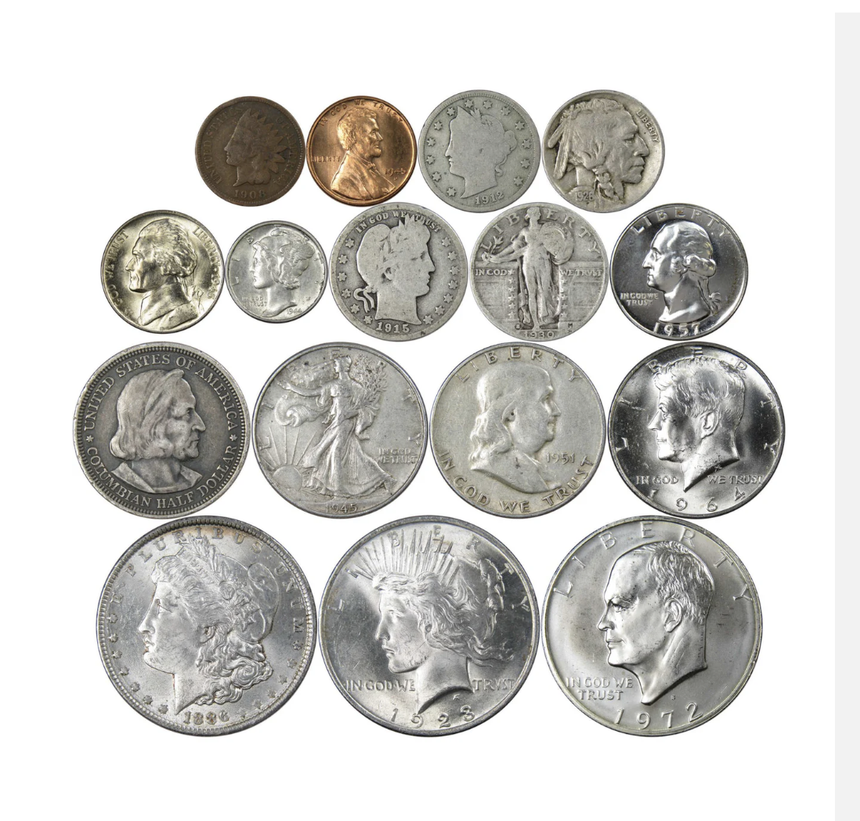
//> input picture Coin Detection/small.png, 860 x 821 px, shrunk from 1098 x 1048 before the run
$ ./coin_detection   (built with g++ and OpenCV 4)
//> lines starting //> are read from the running program, lines starting //| are printed output that depends on the picture; after the words box and inside, x2 and y2 are one past the last pixel; in counts of white or black regions, pixels touching at a corner belong together
#include <opencv2/opencv.hpp>
#include <opencv2/imgproc.hpp>
#include <opencv2/highgui.hpp>
#include <opencv2/core.hpp>
#include <iostream>
#include <vector>
#include <algorithm>

using namespace cv;
using namespace std;

float getCircularityThresh(vector<Point> cntr);

int main()
{
    Mat img, gray;
    img = imread("small.png"); // Replace with your image path
//> img is the input picture: 821 rows x 860 cols, CV_8UC3; mean B, G, R 202.3, 205.6, 206.6

    if (img.empty()) {
        cerr << "Error: Could not load the image!" << endl;
        return -1;
    }

    cvtColor(img, gray, COLOR_BGR2GRAY);

    // Smooth it to reduce noise
    GaussianBlur(gray, gray, Size(3, 3), 1.5, 1.5);
    imshow("Blurred", gray);

    // Otsu threshold
    Mat opimg = Mat(gray.rows, gray.cols, CV_8UC1);
    double otsu_thresh_val = threshold(gray, opimg, 0, 255, THRESH_BINARY | THRESH_OTSU);
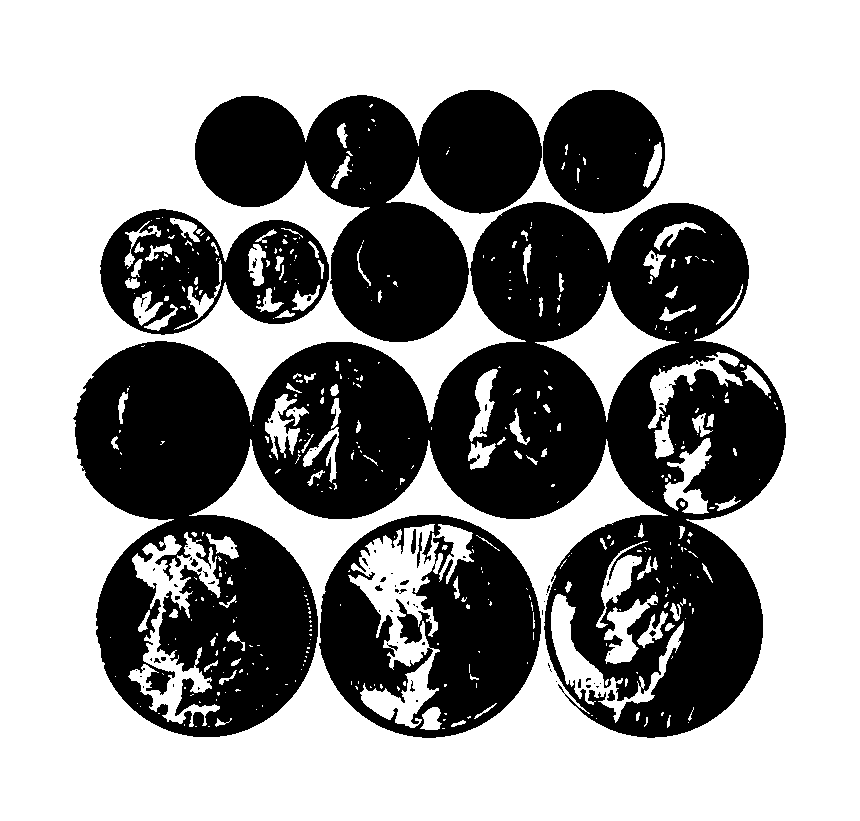
//> opimg: 821 rows x 860 cols, CV_8UC1; 59.8% white; 85 black regions (67 under 20 px), largest, box (x1, y1, x2, y2) and area: (73, 202, 786, 738) 180170, (195, 90, 542, 342) 46265, (319, 515, 541, 738) 28386
//> otsu_thresh_val = 194
    imshow("Otsu", opimg);

    double high_thresh_val = otsu_thresh_val;
//> high_thresh_val = 194
    double lower_thresh_val = otsu_thresh_val * 0.5;
//> lower_thresh_val = 97

    // Canny edge detection
    Mat edges;
    Canny(gray, edges, lower_thresh_val, high_thresh_val, 3);
//> edges: 821 rows x 860 cols, CV_8UC1; 7.2% white in thin lines or dots, all inside (x1, y1, x2, y2) = (71, 89, 786, 738)
    imshow("Canny", edges);

    // Morphology (Dilation)
    int dilation_type = MORPH_RECT, dilation_size = 1;
    Mat element = getStructuringElement(dilation_type,
                                        Size(2 * dilation_size + 1, 2 * dilation_size + 1),
                                        Point(dilation_size, dilation_size));
    morphologyEx(edges, edges, MORPH_DILATE, element);
//> edges: 821 rows x 860 cols, CV_8UC1; 22.1% white; 73 white regions, largest, box (x1, y1, x2, y2) and area: (70, 88, 787, 739) 141697, (279, 352, 371, 502) 3499, (343, 407, 392, 478) 893
    Canny(edges, edges, 50, 200, 3);
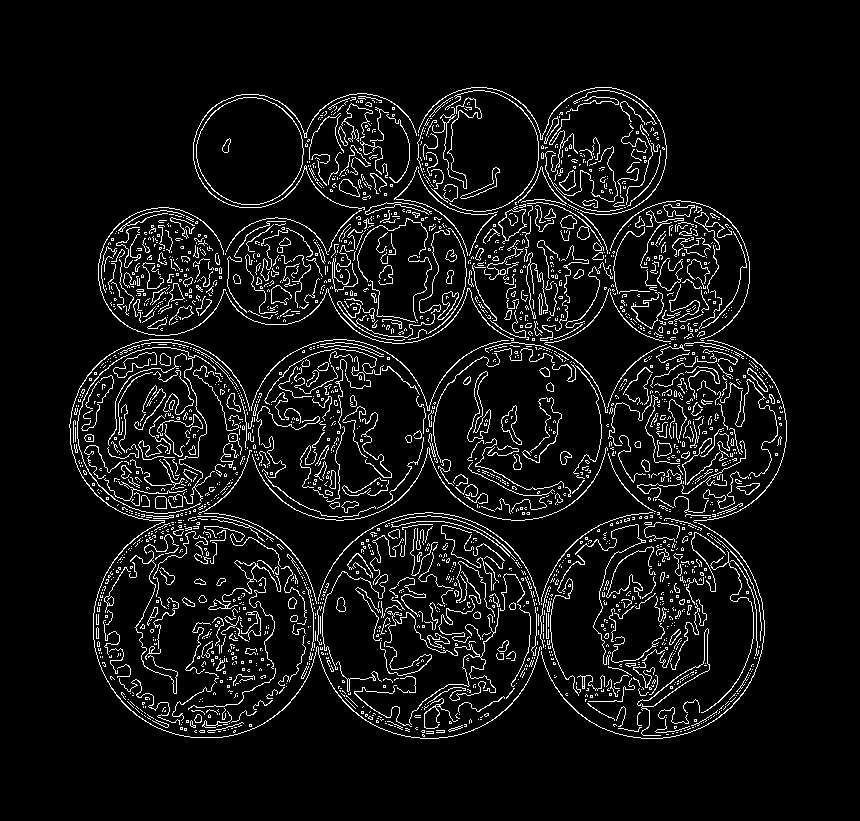
//> edges: 821 rows x 860 cols, CV_8UC1; 7.2% white in thin lines or dots, all inside (x1, y1, x2, y2) = (69, 87, 787, 739)
    imshow("Canny after Morphology", edges);

    // Contour analysis
    vector<vector<Point>> contours, contoursfil;
    vector<Vec4i> hierarchy;
    Mat contourImg2 = Mat::ones(edges.rows, edges.cols, edges.type());

    findContours(edges.clone(), contours, hierarchy, RETR_TREE, CHAIN_APPROX_NONE);
//> contours = 2882 contours, 2687 with area under 20; largest, box (x1, y1, x2, y2) and area: (196, 97, 304, 205) 8946, (196, 97, 304, 205) 8892, (637, 628, 710, 736) 794, (637, 628, 710, 707) 749, (631, 292, 664, 329) 564

    for (size_t j = 0; j < contours.size(); j++) {
        if ((hierarchy[j][2] >= 0) && (hierarchy[j][3] < 0)) {
            float circThresh = getCircularityThresh(contours[j]);
            if ((circThresh > 10) && (circThresh <= 30)) {
                contoursfil.push_back(contours[j]);
            }
        }
    }
//> this loop made 2882 passes
//> (perm in getCircularityThresh, area in getCircularityThresh, circThresh) on passes 35, 93, 238, 273, 286, 375: (36.97, 24, 56.95), (25.9, 44.5, 15.07), (169.6, 27.5, 1046.5), (23.66, 22, 25.44), (183.8, 36.5, 925.4), (61.46, 25, 151.1)
//> after the loop, contoursfil = 336 contours, 283 with area under 20; largest, box (x1, y1, x2, y2) and area: (196, 97, 304, 205) 8946, (339, 179, 360, 197) 203, (559, 170, 576, 191) 177, (560, 215, 577, 229) 148, (155, 496, 167, 509) 128

    for (size_t j = 0; j < contoursfil.size(); j++) {
        drawContours(contourImg2, contoursfil, (int)j, Scalar(255, 255, 255), 1, 8);
    }
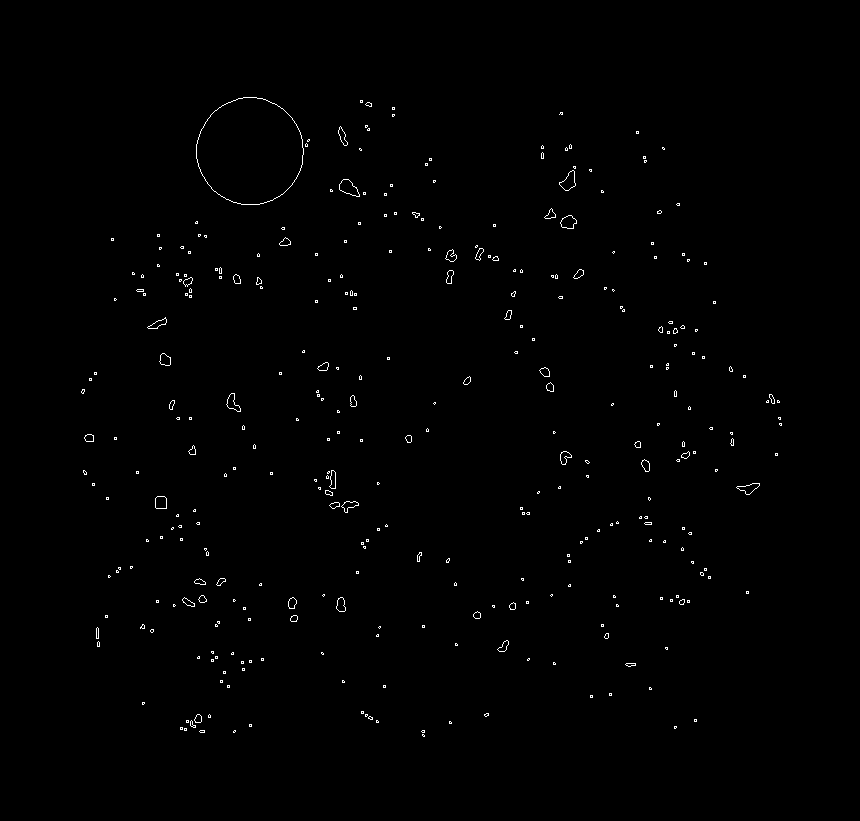
//> contourImg2: 821 rows x 860 cols, CV_8UC1; values 1 (black) and 255 (white), 0.58% white in thin lines or dots, all inside (x1, y1, x2, y2) = (81, 97, 782, 737)
    imshow("Filtered Contours", contourImg2);

    // Hough Circle Transform
    vector<Vec3f> circles;
    HoughCircles(contourImg2, circles, HOUGH_GRADIENT, 2, gray.rows / 8, 200, 30, 15, 45);
//> circles = 3 circles (x, y, radius): [249, 133, 37.2], [351, 483, 21.4], [477, 281, 30.2]

    sort(circles.rbegin(), circles.rend(), [](const Vec3f &left, const Vec3f &right) {
        return left[2] < right[2];
    });

    float largestRadius = circles[0][2];
//> largestRadius = 37.2
    float change = 0.0f;

    for (size_t i = 0; i < circles.size(); i++) {
        Point center(cvRound(circles[i][0]), cvRound(circles[i][1]));
        float radius = circles[i][2];

        circle(img, center, 3, Scalar(0, 255, 0), -1);
        circle(img, center, radius, Scalar(0, 0, 255), 2);
        rectangle(img, Point(center.x - radius - 5, center.y - radius - 5),
                  Point(center.x + radius + 5, center.y + radius + 5),
                  Scalar(0, 0, 255), 1);

        float ratio = ((radius * radius) / (largestRadius * largestRadius));

        if (ratio >= 0.85) {
            putText(img, "Quarter", Point(center.x - radius, center.y + radius + 15),
                    FONT_HERSHEY_COMPLEX_SMALL, 0.7, Scalar(0, 255, 255), 1);
            change += 0.25;
        } else if ((ratio >= 0.68) && (ratio < 0.85)) {
            putText(img, "5-cents", Point(center.x - radius, center.y + radius + 15),
                    FONT_HERSHEY_COMPLEX_SMALL, 0.7, Scalar(0, 255, 255), 1);
            change += 0.05;
        } else if ((ratio >= 0.60) && (ratio < 0.68)) {
            putText(img, "1-cent", Point(center.x - radius, center.y + radius + 15),
                    FONT_HERSHEY_COMPLEX_SMALL, 0.7, Scalar(0, 255, 255), 1);
            change += 0.01;
        } else if ((ratio >= 0.40) && (ratio < 0.60)) {
            putText(img, "Dime", Point(center.x - radius, center.y + radius + 15),
                    FONT_HERSHEY_COMPLEX_SMALL, 0.7, Scalar(0, 255, 255), 1);
            change += 0.10;
        }
    }
//> this loop made 3 passes
//> (center, radius, ratio, change) on passes 1 to 2: (Point(249, 133), 37.2, 1, 0.25), (Point(477, 281), 30.2, 0.659, 0.26)
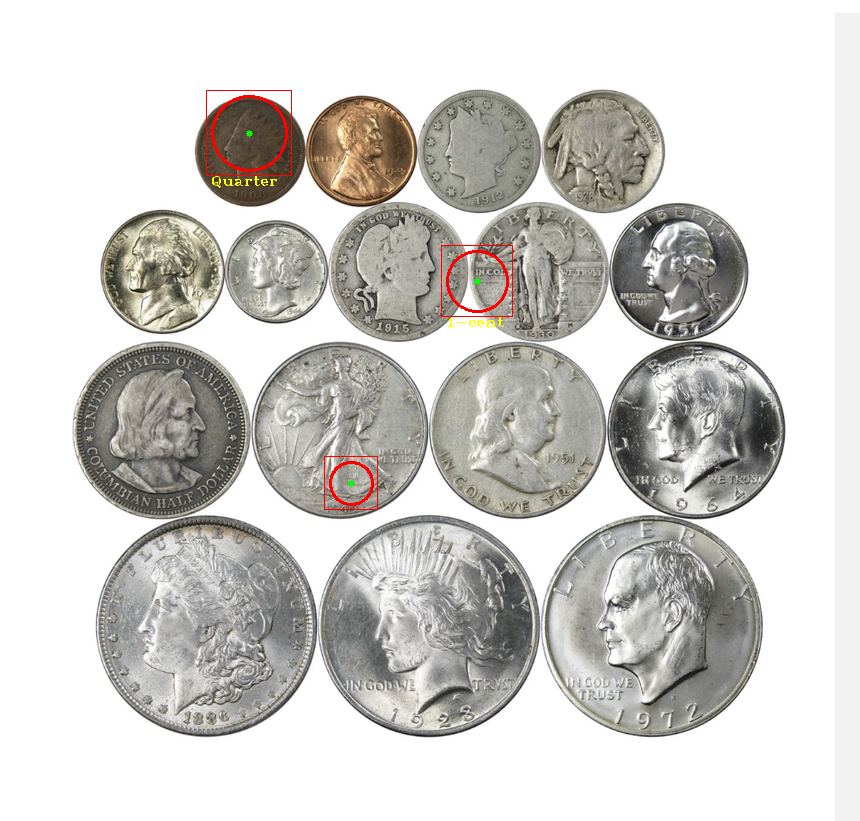
//> img: 821 rows x 860 cols, CV_8UC3; mean B, G, R 201.7, 205.2, 207.1
//> after the loop, change = 0.26

    putText(img, "Total Money: $" + to_string(change), Point(img.cols / 10, img.rows - img.rows / 10),
            FONT_HERSHEY_COMPLEX_SMALL, 0.7, Scalar(0, 255, 255), 1);
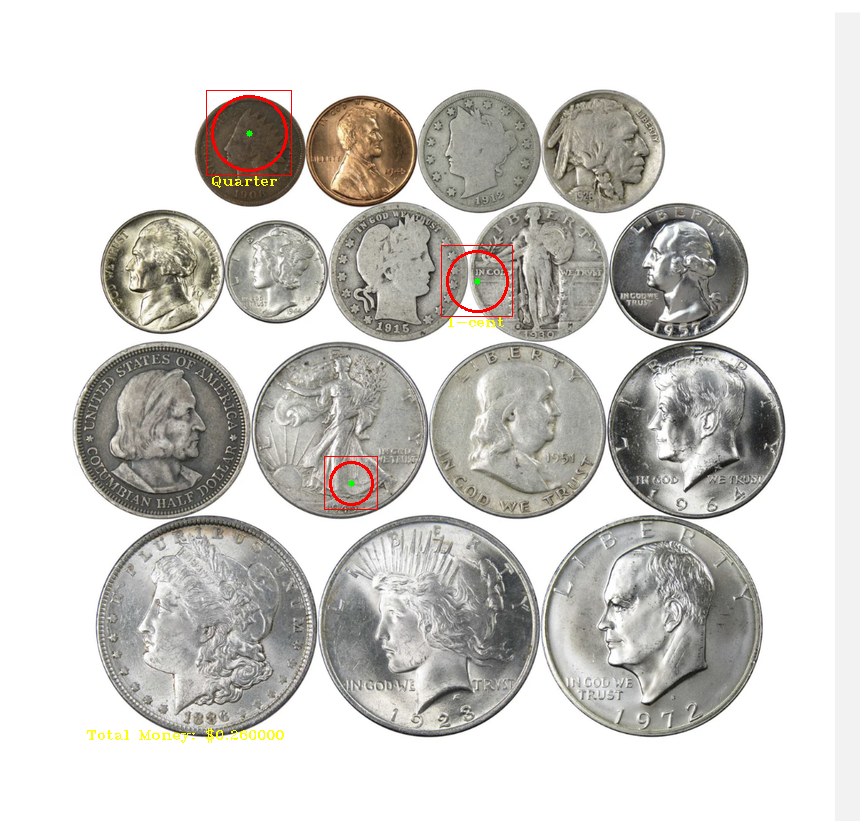
//> img: 821 rows x 860 cols, CV_8UC3; 0.09% of pixels changed, all inside (x1, y1, x2, y2) = (87, 728, 284, 743)

    imshow("Circles", img);
    waitKey(0);
    return 0;
}

float getCircularityThresh(vector<Point> cntr) {
    float perm = arcLength(Mat(cntr), true);
    float area = contourArea(Mat(cntr));
    return (perm * perm) / area;
}

$ run again, with Coin Detection/Mtest.png copied over Coin Detection/small.png
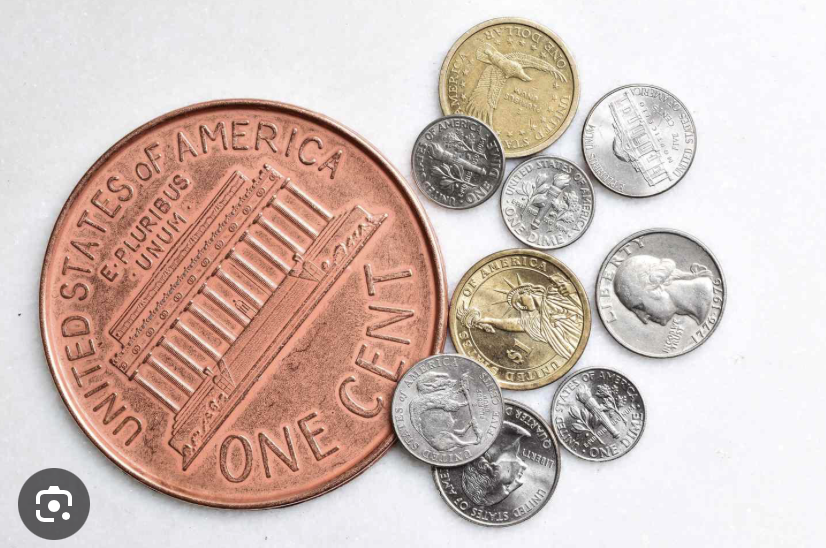
//> input picture Coin Detection/Mtest.png, 826 x 548 px
//> img is the input picture: 548 rows x 826 cols, CV_8UC3; mean B, G, R 183.9, 190.8, 209.5
//> `double otsu_thresh_val = threshold(gray, opimg, 0, 255, THRESH_BINARY ..`:
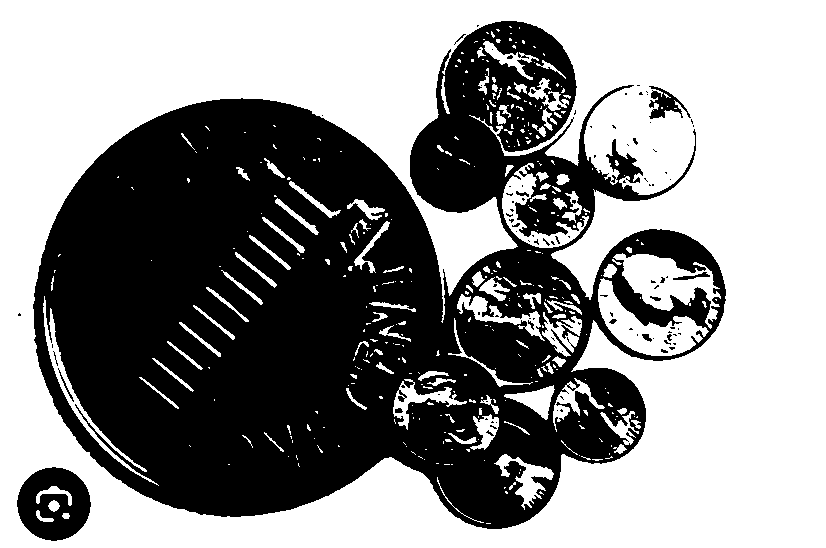
//> opimg: 548 rows x 826 cols, CV_8UC1; 55.9% white; 99 black regions (85 under 20 px), largest, box (x1, y1, x2, y2) and area: (33, 21, 726, 529) 194459, (17, 467, 91, 541) 3760, (649, 86, 691, 119) 599
//> otsu_thresh_val = 190
//> lower_thresh_val = 95
//> contours = 2212 contours, 2016 with area under 20; largest, box (x1, y1, x2, y2) and area: (16, 466, 91, 541) 4487, (16, 466, 91, 541) 4449, (19, 469, 88, 538) 3655, (19, 469, 88, 538) 3617, (217, 432, 255, 485) 1575
//> the loop `for (size_t j = 0; j < contours.size(); j++)` made 2212 passes
//> (perm in getCircularityThresh, area in getCircularityThresh, circThresh) on passes 15, 110, 151, 214, 243, 256, 266, 268: (28.83, 25, 33.24), (249.1, 4487, 13.83), (39.9, 96.5, 16.5), (22.49, 34, 14.87), (218.2, 52.5, 906.9), (79.84, 126.5, 50.39), (19.9, 24.5, 16.16), (153.4, 1575, 14.94)
//> after the loop `for (size_t j = 0; j < contours.size(); j++)`: contoursfil = 243 contours, 194 with area under 20; largest, box (x1, y1, x2, y2) and area: (16, 466, 91, 541) 4487, (217, 432, 255, 485) 1575, (58, 313, 91, 339) 667, (252, 120, 280, 155) 608, (174, 130, 200, 163) 406
//> circles = 10 circles (x, y, radius): [55, 505, 38.6], [235, 465, 19.8], [85, 367, 30.6], [81, 271, 43.8], [451, 157, 28.2], [215, 147, 39.2], [495, 421, 41.6], [559, 393, 32], [631, 275, 22.2], [465, 353, 20.8]
//> largestRadius = 43.8
//> the loop `for (size_t i = 0; i < circles.size(); i++)` made 10 passes
//> (center, radius, ratio, change) on passes 1 to 7: (Point(81, 271), 43.8, 1, 0.25), (Point(495, 421), 41.6, 0.902, 0.5), (Point(215, 147), 39.2, 0.801, 0.55), (Point(55, 505), 38.6, 0.777, 0.6), (Point(559, 393), 32, 0.534, 0.7), (Point(85, 367), 30.6, 0.488, 0.8), (Point(451, 157), 28.2, 0.415, 0.9)
//> after the loop `for (size_t i = 0; i < circles.size(); i++)`: change = 0.9
//> `putText(img, "Total Money: $" + to_string(change), Point(img.cols / 10..`:
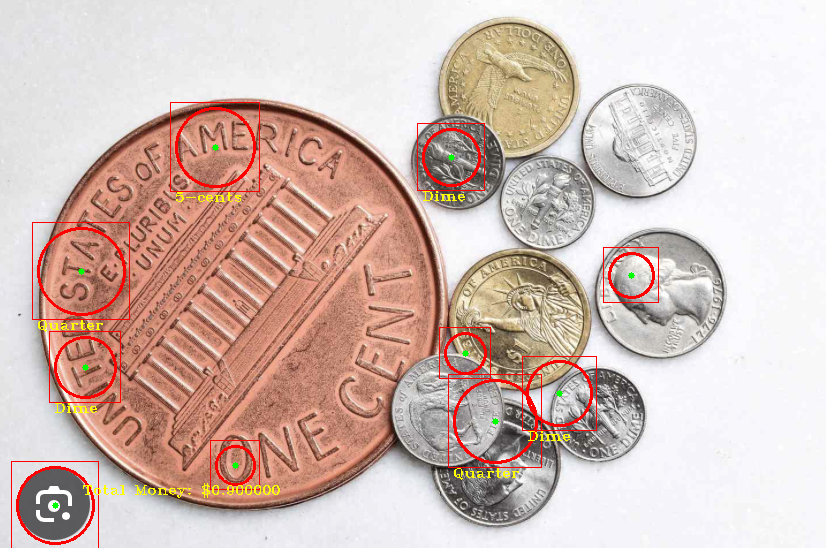
//> img: 548 rows x 826 cols, CV_8UC3; mean B, G, R 180.6, 188.3, 211.1
